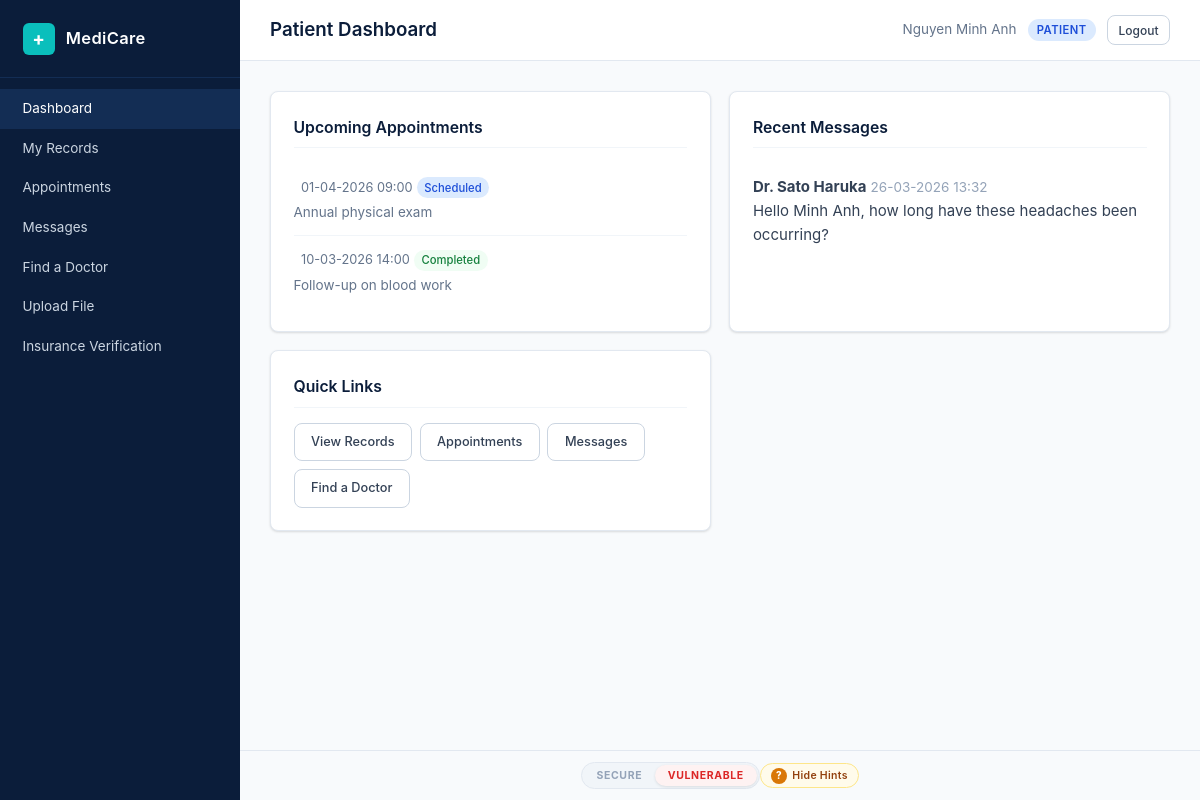
The page /patient/dashboard.php (signed in) on the database its author committed.
### tables this page shows
CREATE TABLE appointments (
    id INT AUTO_INCREMENT PRIMARY KEY,
    patient_id INT NOT NULL,
    doctor_id INT NOT NULL,
    datetime DATETIME NOT NULL,
    status ENUM('scheduled','completed','cancelled') DEFAULT 'scheduled',
    notes TEXT,
    FOREIGN KEY (patient_id) REFERENCES users(id) ON DELETE CASCADE,
    FOREIGN KEY (doctor_id) REFERENCES users(id) ON DELETE CASCADE
);

CREATE TABLE messages (
    id INT AUTO_INCREMENT PRIMARY KEY,
    sender_id INT NOT NULL,
    receiver_id INT NOT NULL,
    body TEXT NOT NULL,
    sent_at TIMESTAMP DEFAULT CURRENT_TIMESTAMP,
    FOREIGN KEY (sender_id) REFERENCES users(id) ON DELETE CASCADE,
    FOREIGN KEY (receiver_id) REFERENCES users(id) ON DELETE CASCADE
);

CREATE TABLE users (
    id INT AUTO_INCREMENT PRIMARY KEY,
    name VARCHAR(100) NOT NULL,
    email VARCHAR(150) NOT NULL UNIQUE,
    password VARCHAR(255) NOT NULL,
    role ENUM('patient','doctor','admin') NOT NULL DEFAULT 'patient',
    created_at TIMESTAMP DEFAULT CURRENT_TIMESTAMP
);

### config.php (called while the page is built, shortened)
<?php
function esc(string $value): string {
    return htmlspecialchars($value, ENT_QUOTES, 'UTF-8');
}
function fmtDate(string $datetime): string {
    return date('d-m-Y H:i', strtotime($datetime));
}

### patient/dashboard.php (the view, shortened to what this page needs)
<?php
require_once __DIR__ . '/../config.php';
require_once __DIR__ . '/../helpers.php';
$conn = getDB();
$userId = currentUserId();
$stmt = $conn->prepare(
    "SELECT * FROM appointments WHERE patient_id = ? ORDER BY datetime DESC LIMIT 5"
);
$stmt->execute([$userId]);
$appointments = $stmt->fetchAll();
$stmt = $conn->prepare(
    "SELECT m.*, u.name AS sender_name FROM messages m
     JOIN users u ON m.sender_id = u.id
     WHERE m.receiver_id = ? ORDER BY m.sent_at DESC LIMIT 5"
);
$stmt->execute([$userId]);
$recentMessages = $stmt->fetchAll();
?>
<div class="dashboard-grid">
    <div class="card">
        <h2 class="card-title">Upcoming Appointments</h2>
        <?php foreach ($appointments as $appt): ?>
            <div class="list-item">
                <span class="list-item-date"><?= fmtDate($appt['datetime']) ?></span>
                <span class="status-badge status-<?= esc($appt['status']) ?>">
                    <?= esc(ucfirst($appt['status'])) ?>
                </span>
                <p class="list-item-note"><?= esc($appt['notes'] ?? '') ?></p>
            </div>
        <?php endforeach; ?>
    </div>
    <div class="card">
        <h2 class="card-title">Recent Messages</h2>
        <?php foreach ($recentMessages as $msg): ?>
            <div class="list-item">
                <strong><?= esc($msg['sender_name']) ?></strong>
                <span class="text-muted"><?= fmtDate($msg['sent_at']) ?></span>
                <p><?= esc($msg['body']) ?></p>
            </div>
        <?php endforeach; ?>
    </div>
    <div class="card">
        <h2 class="card-title">Quick Links</h2>
        <div class="quick-links">
            <a href="/patient/records.php" class="btn">View Records</a>
            <a href="/patient/appointments.php" class="btn">Appointments</a>
            <a href="/patient/chat.php" class="btn">Messages</a>
            <a href="/shared/search.php" class="btn">Find a Doctor</a>
        </div>
    </div>
</div>

### assets/style.css (style rules this page uses)
*, *::before, *::after { margin: 0; padding: 0; box-sizing: border-box; }
:root { --navy: #0B1D3A; --navy-light: #132D54; --navy-dark: #071429; --teal: #0ABFBC; --teal-dark: #089E9B; --white: #FFFFFF; --gray-50: #F8FAFC; --gray-100: #F1F5F9; --gray-200: #E2E8F0; --gray-300: #CBD5E1; --gray-400: #94A3B8; --gray-500: #64748B; --gray-700: #334155; --red: #EF4444; --red-bg: #FEF2F2; --green: #22C55E; --green-bg: #F0FDF4; --amber: #F59E0B; --amber-bg: #FFFBEB; --blue: #3B82F6; --radius: 8px; --shadow: 0 1px 3px rgba(0,0,0,0.08), 0 1px 2px rgba(0,0,0,0.06); --shadow-md: 0 4px 6px rgba(0,0,0,0.07), 0 2px 4px rgba(0,0,0,0.06); --sidebar-width: 240px; --font: -apple-system, BlinkMacSystemFont, "Segoe UI", system-ui, sans-serif; }
html { font-size: 15px; }
body { font-family: var(--font); background: var(--gray-50); color: var(--gray-700); line-height: 1.6; min-height: 100vh; }
.card { background: var(--white); border: 1px solid var(--gray-200); border-radius: var(--radius); padding: 1.5rem; margin-bottom: 1.25rem; box-shadow: var(--shadow); }
.card-title { font-size: 1.05rem; font-weight: 600; color: var(--navy); margin-bottom: 1rem; padding-bottom: 0.5rem; border-bottom: 1px solid var(--gray-100); }
.dashboard-grid { display: grid; grid-template-columns: repeat(auto-fit, minmax(340px, 1fr)); gap: 1.25rem; }
.dashboard-grid .card { margin-bottom: 0; }
.list-item { padding: 0.75rem 0; border-bottom: 1px solid var(--gray-100); }
.list-item:last-child { border-bottom: none; }
.list-item-date { font-size: 0.85rem; color: var(--gray-500); margin-left: 0.5rem; }
.list-item-note { font-size: 0.9rem; color: var(--gray-500); margin-top: 0.25rem; }
.status-badge { display: inline-block; padding: 0.1rem 0.5rem; border-radius: 999px; font-size: 0.75rem; font-weight: 500; }
.status-scheduled { background: #DBEAFE; color: #1D4ED8; }
.status-completed { background: var(--green-bg); color: #15803D; }
.btn { display: inline-block; padding: 0.55rem 1.1rem; border: 1px solid var(--gray-300); border-radius: var(--radius); background: var(--white); color: var(--gray-700); font-family: var(--font); font-size: 0.85rem; font-weight: 500; cursor: pointer; text-decoration: none; text-align: center; transition: background 0.15s, border-color 0.15s; }
.quick-links { display: flex; flex-wrap: wrap; gap: 0.5rem; }
.text-muted { color: var(--gray-400); font-size: 0.9rem; }

### rows shown on the page
appointments: datetime "01-04-2026 09:00", status "Scheduled", notes "Annual physical exam"
appointments: datetime "10-03-2026 14:00", status "Completed", notes "Follow-up on blood work"
messages: sender.name "Dr. Sato Haruka", sent_at "26-03-2026 13:32", body "Hello Minh Anh, how long have these headaches been occurring?"

### other values the page prints
$item['label'] "Dashboard"
$item['label'] "My Records"
$item['label'] "Appointments"
$item['label'] "Messages"
$item['label'] "Find a Doctor"
$item['label'] "Upload File"
$item['label'] "Insurance Verification"
$title "Patient Dashboard"
$name "Nguyen Minh Anh"
$role "PATIENT"
